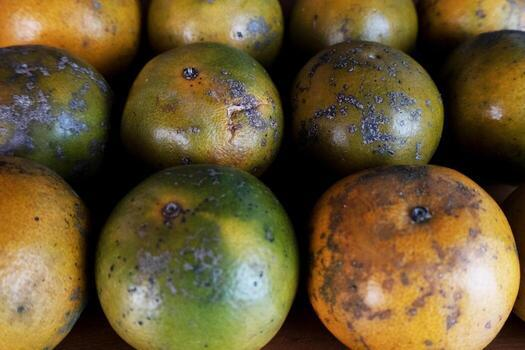
#> input picture model/new_data/fresh/fresh_1769627963.jpg, 525 x 350 px
$ python -i vision.py   (imports and definitions only)
#> lines starting #> are read from the running program, lines starting #| are printed output that depends on the picture
#> further down, picture is the input picture: shape (350, 525, 3); mean B, G, R 53, 90.1, 107.5
import cv2
import numpy as np

def detect_oranges(frame):
    gray = cv2.cvtColor(frame, cv2.COLOR_BGR2GRAY)
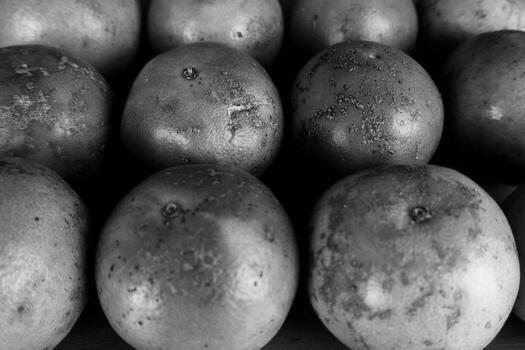
#> gray: shape (350, 525); min 0, max 245, mean 91
    blurred = cv2.medianBlur(gray, 5)

    circles = cv2.HoughCircles(
        blurred,
        cv2.HOUGH_GRADIENT,
        dp=1,
        minDist=60,
        param1=50,
        param2=35,
        minRadius=30,
        maxRadius=150
    )
#> circles = 32 rows, first 8: [312.5, 160.5, 143.9], [152.5, 151.5, 138.4], [185.5, 264.5, 112.9], [321.5, 220.5, 124.1], [415.5, 267.5, 104.3], [123.5, 211.5, 129.6], [321.5, 99.5, 102.1], [262.5, 204.5, 99.9]

    boxes = []

    if circles is not None:
        circles = np.uint16(np.around(circles))
#> circles = 32 rows, first 8: [312, 160, 144], [152, 152, 138], [186, 264, 113], [322, 220, 124], [416, 268, 104], [124, 212, 130], [322, 100, 102], [262, 204, 100]

        for (x, y, r) in circles[0, :]:
            x1 = max(0, x - r - 10)
            y1 = max(0, y - r - 10)
            x2 = min(frame.shape[1], x + r + 10)
            y2 = min(frame.shape[0], y + r + 10)

            boxes.append((x1, y1, x2, y2))
#> this loop made 32 passes
#> (x, y, r, x1, y1, x2, y2) on passes 1 to 12: (312, 160, 144, 158, 6, 466, 314), (152, 152, 138, 4, 4, 300, 300), (186, 264, 113, 63, 141, 309, 350), (322, 220, 124, 188, 86, 456, 350), (416, 268, 104, 302, 154, 525, 350), (124, 212, 130, 65520, 72, 264, 350), (322, 100, 102, 210, 65524, 434, 212), (262, 204, 100, 152, 94, 372, 314), (222, 18, 140, 72, 65404, 372, 168), (222, 106, 57, 155, 39, 289, 173), (392, 206, 77, 305, 119, 479, 293), (88, 150, 84, 0, 56, 182, 244)
#> after the loop, boxes = 32 items, first 6: (158, 6, 466, 314), (4, 4, 300, 300), (63, 141, 309, 350), (188, 86, 456, 350), (302, 154, 525, 350), (65520, 72, 264, 350)

    return boxes

>>> import cv2
>>> picture = cv2.imread('../model/new_data/fresh/fresh_1769627963.jpg')
>>> result = detect_oranges(picture)
#> result has the same summary as boxes in detect_oranges
